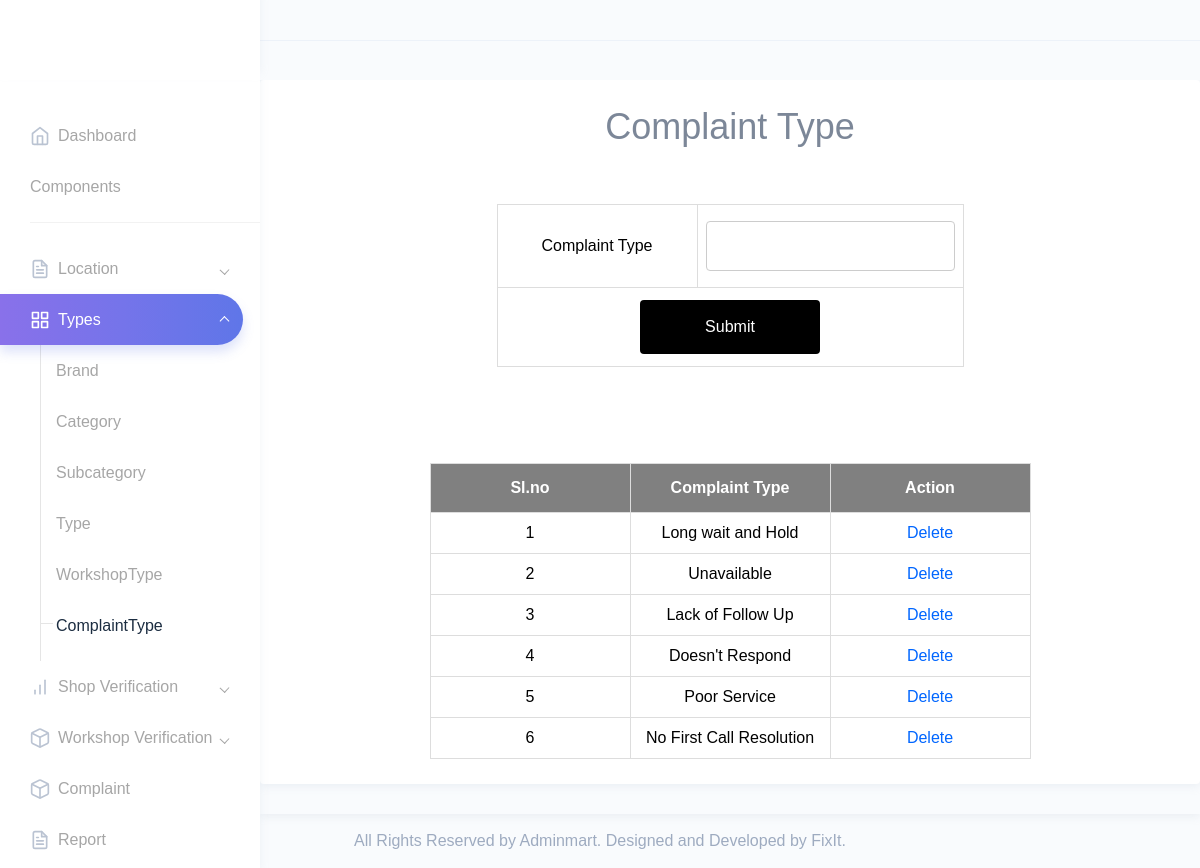
Screenshot of /Project/Admin/ComplaintType.php (signed in) with the database file from the repository.
### tables this page shows
CREATE TABLE `tbl_complainttype` (
  `complainttype_id` int(11) NOT NULL,
  `complainttype_name` varchar(30) NOT NULL
);

### Project/Admin/ComplaintType.php (the view, shortened to what this page needs)
<?php
include("Head.php");
			        ?>
<!DOCTYPE html PUBLIC "-//W3C//DTD XHTML 1.0 Transitional//EN" "http://www.w3.org/TR/xhtml1/DTD/xhtml1-transitional.dtd">
<html xmlns="http://www.w3.org/1999/xhtml">
<head>
</head>
<body>
<h1 align="center">Complaint Type</h1>
<div id="tab">
<br/><br/>
<form id="form1" name="form1" method="post" action="">
  <table border="1"align="center" cellpadding="5">
    <tr align="center">
      <td>Complaint Type</td>
      <td><input type="text" name="txtct" id="txtct" required autocomplete="off" /></td>
    </tr>
    <tr align="center">
      <td colspan="2"><div align="center">
        <input type="submit" name="btnsave" id="btnsave" value="Submit" />
      </div></td>
    </tr>
  </table>
  </form>
  <br /> <br /> <br />
  <br />
   <table border="1"al align="center"cellpadding="5">
    <tr align="center">
      <th >Sl.no</th>
      <th>Complaint Type</th>
      <th colspan="2"><div align="center">Action</div></th>
    </tr>
<?php
$i=0;
$selqry = "select * from tbl_complainttype";
$result=$conn->query($selqry);
while($row = $result->fetch_assoc())
{
	$i++;
?>
		<tr align="center">
        	<td>
            <?php echo $i;?>
            </td>
            <td>
            <?php echo $row["complainttype_name"];?>
            </td>
       		<td width="132"colspan="2"align="center">
        <a href="ComplaintType.php?del=<?php echo $row["complainttype_id"];?>">Delete</a></td></tr>
        <?php
}
?>
  </table>
</div>
</body>
<?php
include("Foot.php");
?>
</html>

### Project/Assets/Templates/form.css (style rules this page uses)
#tab { font-family: "Trebuchet MS", Arial, Helvetica, sans-serif; border-collapse: collapse; width: 100%; }
#tab td, #tab th { border: 1px solid #ddd; padding: 8px; color: black; text-align:center; min-width:200px; }
#tab a { color:#06F; }
#tab th { padding-top: 12px; padding-bottom: 12px; text-align:center; background-color: gray; color: white; alignment-adjust:central; }
input[type=text],[type=password],[type=email],[type=date], select { width: 100%; padding: 12px 20px; margin: 8px 0; display: inline-block; border: 1px solid #ccc; border-radius: 4px; box-sizing: border-box; }
input[type=submit] { width: 40%; background-color: black; color: white; padding: 15px; margin: 4px 0; border: none; border-radius: 4px; cursor: pointer; }

### rows the page displays
tbl_complainttype: complainttype_name "Long wait and Hold"
tbl_complainttype: complainttype_name "Unavailable"
tbl_complainttype: complainttype_name "Lack of Follow Up"
tbl_complainttype: complainttype_name "Doesn't Respond"
tbl_complainttype: complainttype_name "Poor Service"
tbl_complainttype: complainttype_name "No First Call Resolution"
